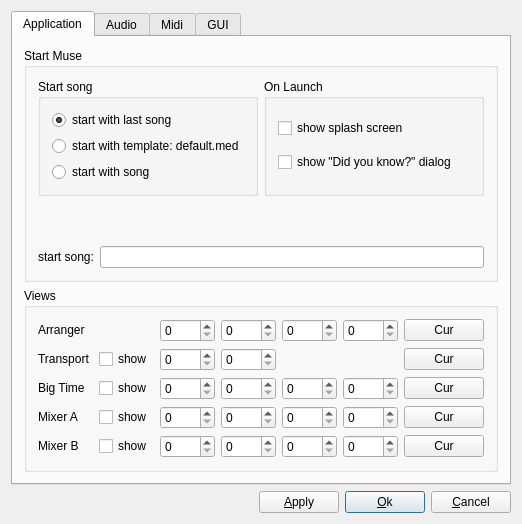
<?xml version="1.0" encoding="UTF-8"?>
<ui version="4.0">
 <class>GlobalSettingsDialogBase</class>
 <widget class="QDialog" name="GlobalSettingsDialogBase">
  <property name="geometry">
   <rect>
    <x>0</x>
    <y>0</y>
    <width>522</width>
    <height>518</height>
   </rect>
  </property>
  <property name="windowTitle">
   <string>MusE: Global Settings</string>
  </property>
  <layout class="QVBoxLayout">
   <property name="spacing">
    <number>6</number>
   </property>
   <property name="margin">
    <number>11</number>
   </property>
   <item>
    <widget class="QTabWidget" name="TabWidget2">
     <property name="sizePolicy">
      <sizepolicy hsizetype="Expanding" vsizetype="Preferred">
       <horstretch>0</horstretch>
       <verstretch>0</verstretch>
      </sizepolicy>
     </property>
     <property name="currentIndex">
      <number>0</number>
     </property>
     <widget class="QWidget" name="TabPage">
      <attribute name="title">
       <string>Application</string>
      </attribute>
      <layout class="QGridLayout">
       <item row="1" column="0">
        <widget class="QGroupBox" name="groupBox4">
         <property name="sizePolicy">
          <sizepolicy hsizetype="Preferred" vsizetype="Preferred">
           <horstretch>0</horstretch>
           <verstretch>0</verstretch>
          </sizepolicy>
         </property>
         <property name="title">
          <string>Views</string>
         </property>
         <layout class="QGridLayout">
          <item row="1" column="3">
           <widget class="QSpinBox" name="transportY">
            <property name="toolTip">
             <string>y-pos</string>
            </property>
            <property name="maximum">
             <number>9999</number>
            </property>
           </widget>
          </item>
          <item row="1" column="1">
           <widget class="QCheckBox" name="showTransport">
            <property name="text">
             <string>show</string>
            </property>
           </widget>
          </item>
          <item row="1" column="2">
           <widget class="QSpinBox" name="transportX">
            <property name="toolTip">
             <string>x-pos</string>
            </property>
            <property name="maximum">
             <number>9999</number>
            </property>
           </widget>
          </item>
          <item row="0" column="5">
           <widget class="QSpinBox" name="arrangerH">
            <property name="toolTip">
             <string>height</string>
            </property>
            <property name="maximum">
             <number>9999</number>
            </property>
           </widget>
          </item>
          <item row="0" column="4">
           <widget class="QSpinBox" name="arrangerW">
            <property name="toolTip">
             <string>width</string>
            </property>
            <property name="maximum">
             <number>9999</number>
            </property>
           </widget>
          </item>
          <item row="0" column="3">
           <widget class="QSpinBox" name="arrangerY">
            <property name="toolTip">
             <string>y-pos</string>
            </property>
            <property name="maximum">
             <number>9999</number>
            </property>
           </widget>
          </item>
          <item row="0" column="2">
           <widget class="QSpinBox" name="arrangerX">
            <property name="toolTip">
             <string>x-pos</string>
            </property>
            <property name="maximum">
             <number>9999</number>
            </property>
           </widget>
          </item>
          <item row="2" column="1">
           <widget class="QCheckBox" name="showBigtime">
            <property name="text">
             <string>show</string>
            </property>
           </widget>
          </item>
          <item row="2" column="2">
           <widget class="QSpinBox" name="bigtimeX">
            <property name="toolTip">
             <string>x-pos</string>
            </property>
            <property name="maximum">
             <number>9999</number>
            </property>
           </widget>
          </item>
          <item row="2" column="3">
           <widget class="QSpinBox" name="bigtimeY">
            <property name="toolTip">
             <string>y-pos</string>
            </property>
            <property name="maximum">
             <number>9999</number>
            </property>
           </widget>
          </item>
          <item row="2" column="4">
           <widget class="QSpinBox" name="bigtimeW">
            <property name="toolTip">
             <string>width</string>
            </property>
            <property name="maximum">
             <number>9999</number>
            </property>
           </widget>
          </item>
          <item row="2" column="5">
           <widget class="QSpinBox" name="bigtimeH">
            <property name="toolTip">
             <string>height</string>
            </property>
            <property name="maximum">
             <number>9999</number>
            </property>
           </widget>
          </item>
          <item row="3" column="1">
           <widget class="QCheckBox" name="showMixer">
            <property name="text">
             <string>show</string>
            </property>
           </widget>
          </item>
          <item row="4" column="1">
           <widget class="QCheckBox" name="showMixer2">
            <property name="text">
             <string>show</string>
            </property>
           </widget>
          </item>
          <item row="3" column="0">
           <widget class="QLabel" name="textLabel4">
            <property name="sizePolicy">
             <sizepolicy hsizetype="Preferred" vsizetype="Fixed">
              <horstretch>0</horstretch>
              <verstretch>0</verstretch>
             </sizepolicy>
            </property>
            <property name="text">
             <string>Mixer A</string>
            </property>
            <property name="wordWrap">
             <bool>false</bool>
            </property>
           </widget>
          </item>
          <item row="4" column="0">
           <widget class="QLabel" name="textLabel4_2">
            <property name="sizePolicy">
             <sizepolicy hsizetype="Preferred" vsizetype="Fixed">
              <horstretch>0</horstretch>
              <verstretch>0</verstretch>
             </sizepolicy>
            </property>
            <property name="text">
             <string>Mixer B</string>
            </property>
            <property name="wordWrap">
             <bool>false</bool>
            </property>
           </widget>
          </item>
          <item row="2" column="0">
           <widget class="QLabel" name="textLabel3">
            <property name="sizePolicy">
             <sizepolicy hsizetype="Preferred" vsizetype="Fixed">
              <horstretch>0</horstretch>
              <verstretch>0</verstretch>
             </sizepolicy>
            </property>
            <property name="text">
             <string>Big Time</string>
            </property>
            <property name="wordWrap">
             <bool>false</bool>
            </property>
           </widget>
          </item>
          <item row="0" column="0">
           <widget class="QLabel" name="textLabel1_3">
            <property name="sizePolicy">
             <sizepolicy hsizetype="Preferred" vsizetype="Fixed">
              <horstretch>0</horstretch>
              <verstretch>0</verstretch>
             </sizepolicy>
            </property>
            <property name="text">
             <string>Arranger</string>
            </property>
            <property name="wordWrap">
             <bool>false</bool>
            </property>
           </widget>
          </item>
          <item row="1" column="0">
           <widget class="QLabel" name="textLabel2">
            <property name="sizePolicy">
             <sizepolicy hsizetype="Preferred" vsizetype="Fixed">
              <horstretch>0</horstretch>
              <verstretch>0</verstretch>
             </sizepolicy>
            </property>
            <property name="text">
             <string>Transport</string>
            </property>
            <property name="wordWrap">
             <bool>false</bool>
            </property>
           </widget>
          </item>
          <item row="3" column="5">
           <widget class="QSpinBox" name="mixerH">
            <property name="toolTip">
             <string>height</string>
            </property>
            <property name="maximum">
             <number>9999</number>
            </property>
           </widget>
          </item>
          <item row="3" column="4">
           <widget class="QSpinBox" name="mixerW">
            <property name="toolTip">
             <string>width</string>
            </property>
            <property name="maximum">
             <number>9999</number>
            </property>
           </widget>
          </item>
          <item row="3" column="3">
           <widget class="QSpinBox" name="mixerY">
            <property name="toolTip">
             <string>y-pos</string>
            </property>
            <property name="maximum">
             <number>9999</number>
            </property>
           </widget>
          </item>
          <item row="3" column="2">
           <widget class="QSpinBox" name="mixerX">
            <property name="toolTip">
             <string>x-pos</string>
            </property>
            <property name="maximum">
             <number>9999</number>
            </property>
           </widget>
          </item>
          <item row="3" column="6">
           <widget class="QPushButton" name="setMixerCurrent">
            <property name="sizePolicy">
             <sizepolicy hsizetype="Minimum" vsizetype="Fixed">
              <horstretch>0</horstretch>
              <verstretch>0</verstretch>
             </sizepolicy>
            </property>
            <property name="toolTip">
             <string>set current values</string>
            </property>
            <property name="text">
             <string>Cur</string>
            </property>
           </widget>
          </item>
          <item row="4" column="5">
           <widget class="QSpinBox" name="mixer2H">
            <property name="toolTip">
             <string>height</string>
            </property>
            <property name="maximum">
             <number>9999</number>
            </property>
           </widget>
          </item>
          <item row="4" column="4">
           <widget class="QSpinBox" name="mixer2W">
            <property name="toolTip">
             <string>width</string>
            </property>
            <property name="maximum">
             <number>9999</number>
            </property>
           </widget>
          </item>
          <item row="4" column="3">
           <widget class="QSpinBox" name="mixer2Y">
            <property name="toolTip">
             <string>y-pos</string>
            </property>
            <property name="maximum">
             <number>9999</number>
            </property>
           </widget>
          </item>
          <item row="4" column="2">
           <widget class="QSpinBox" name="mixer2X">
            <property name="toolTip">
             <string>x-pos</string>
            </property>
            <property name="maximum">
             <number>9999</number>
            </property>
           </widget>
          </item>
          <item row="4" column="6">
           <widget class="QPushButton" name="setMixer2Current">
            <property name="sizePolicy">
             <sizepolicy hsizetype="Minimum" vsizetype="Fixed">
              <horstretch>0</horstretch>
              <verstretch>0</verstretch>
             </sizepolicy>
            </property>
            <property name="toolTip">
             <string>set current values</string>
            </property>
            <property name="text">
             <string>Cur</string>
            </property>
           </widget>
          </item>
          <item row="2" column="6">
           <widget class="QPushButton" name="setBigtimeCurrent">
            <property name="sizePolicy">
             <sizepolicy hsizetype="Preferred" vsizetype="Fixed">
              <horstretch>0</horstretch>
              <verstretch>0</verstretch>
             </sizepolicy>
            </property>
            <property name="toolTip">
             <string>set current values</string>
            </property>
            <property name="text">
             <string>Cur</string>
            </property>
           </widget>
          </item>
          <item row="0" column="6">
           <widget class="QPushButton" name="setArrangerCurrent">
            <property name="sizePolicy">
             <sizepolicy hsizetype="Preferred" vsizetype="Fixed">
              <horstretch>0</horstretch>
              <verstretch>0</verstretch>
             </sizepolicy>
            </property>
            <property name="toolTip">
             <string>set current values</string>
            </property>
            <property name="text">
             <string>Cur</string>
            </property>
           </widget>
          </item>
          <item row="1" column="6">
           <widget class="QPushButton" name="setTransportCurrent">
            <property name="sizePolicy">
             <sizepolicy hsizetype="Preferred" vsizetype="Fixed">
              <horstretch>0</horstretch>
              <verstretch>0</verstretch>
             </sizepolicy>
            </property>
            <property name="toolTip">
             <string>set current values</string>
            </property>
            <property name="text">
             <string>Cur</string>
            </property>
           </widget>
          </item>
         </layout>
        </widget>
       </item>
       <item row="0" column="0">
        <widget class="QGroupBox" name="groupBox3">
         <property name="title">
          <string>Start Muse</string>
         </property>
         <layout class="QGridLayout">
          <item row="0" column="0">
           <layout class="QGridLayout">
            <item row="1" column="0">
             <spacer name="spacer7_2">
              <property name="orientation">
               <enum>Qt::Vertical</enum>
              </property>
              <property name="sizeType">
               <enum>QSizePolicy::Expanding</enum>
              </property>
              <property name="sizeHint" stdset="0">
               <size>
                <width>20</width>
                <height>51</height>
               </size>
              </property>
             </spacer>
            </item>
            <item row="2" column="0" colspan="2">
             <layout class="QHBoxLayout">
              <item>
               <widget class="QLabel" name="textLabel1_2">
                <property name="text">
                 <string>start song:</string>
                </property>
                <property name="wordWrap">
                 <bool>false</bool>
                </property>
               </widget>
              </item>
              <item>
               <widget class="QLineEdit" name="startSongEntry"/>
              </item>
             </layout>
            </item>
            <item row="0" column="0">
             <widget class="QGroupBox" name="startSongBox">
              <property name="title">
               <string>Start song</string>
              </property>
              <layout class="QVBoxLayout" name="verticalLayout">
               <item>
                <widget class="QRadioButton" name="startLastButton">
                 <property name="text">
                  <string>start with last song</string>
                 </property>
                 <property name="checked">
                  <bool>true</bool>
                 </property>
                </widget>
               </item>
               <item>
                <widget class="QRadioButton" name="startEmptyButton">
                 <property name="sizePolicy">
                  <sizepolicy hsizetype="Minimum" vsizetype="Fixed">
                   <horstretch>0</horstretch>
                   <verstretch>0</verstretch>
                  </sizepolicy>
                 </property>
                 <property name="text">
                  <string>start with template: default.med</string>
                 </property>
                 <property name="checked">
                  <bool>false</bool>
                 </property>
                </widget>
               </item>
               <item>
                <widget class="QRadioButton" name="startSongButton">
                 <property name="text">
                  <string>start with song</string>
                 </property>
                </widget>
               </item>
              </layout>
             </widget>
            </item>
            <item row="0" column="1">
             <widget class="QGroupBox" name="startUpBox">
              <property name="title">
               <string>On Launch</string>
              </property>
              <layout class="QVBoxLayout" name="verticalLayout_2">
               <item>
                <widget class="QCheckBox" name="showSplash">
                 <property name="text">
                  <string>show splash screen</string>
                 </property>
                </widget>
               </item>
               <item>
                <widget class="QCheckBox" name="showDidYouKnow">
                 <property name="text">
                  <string>show &quot;Did you know?&quot; dialog</string>
                 </property>
                </widget>
               </item>
              </layout>
             </widget>
            </item>
            <item row="1" column="1">
             <spacer name="verticalSpacer">
              <property name="orientation">
               <enum>Qt::Vertical</enum>
              </property>
              <property name="sizeHint" stdset="0">
               <size>
                <width>20</width>
                <height>40</height>
               </size>
              </property>
             </spacer>
            </item>
           </layout>
          </item>
         </layout>
        </widget>
       </item>
      </layout>
     </widget>
     <widget class="QWidget" name="tab">
      <attribute name="title">
       <string>Audio</string>
      </attribute>
      <layout class="QGridLayout">
       <item row="0" column="0">
        <widget class="QGroupBox" name="GroupBox4">
         <property name="title">
          <string>Mixer</string>
         </property>
         <layout class="QGridLayout">
          <property name="margin">
           <number>11</number>
          </property>
          <property name="spacing">
           <number>6</number>
          </property>
          <item row="0" column="1">
           <widget class="QSpinBox" name="minSliderSelect">
            <property name="suffix">
             <string>dB</string>
            </property>
            <property name="minimum">
             <number>-100</number>
            </property>
            <property name="maximum">
             <number>0</number>
            </property>
            <property name="singleStep">
             <number>10</number>
            </property>
            <property name="value">
             <number>-60</number>
            </property>
           </widget>
          </item>
          <item row="1" column="0">
           <widget class="QLabel" name="TextLabel3_2">
            <property name="text">
             <string>min. Meter Value</string>
            </property>
            <property name="wordWrap">
             <bool>false</bool>
            </property>
           </widget>
          </item>
          <item row="0" column="0">
           <widget class="QLabel" name="TextLabel2_2">
            <property name="text">
             <string>min. Slider Val</string>
            </property>
            <property name="wordWrap">
             <bool>false</bool>
            </property>
           </widget>
          </item>
          <item row="1" column="1">
           <widget class="QSpinBox" name="minMeterSelect">
            <property name="suffix">
             <string>dB</string>
            </property>
            <property name="minimum">
             <number>-100</number>
            </property>
            <property name="maximum">
             <number>0</number>
            </property>
            <property name="singleStep">
             <number>10</number>
            </property>
            <property name="value">
             <number>-60</number>
            </property>
           </widget>
          </item>
          <item row="2" column="0">
           <widget class="QLabel" name="freewheelLabel">
            <property name="text">
             <string>Use Jack freewheel mode if possible.
(Speeds up bounce operations).</string>
            </property>
            <property name="wordWrap">
             <bool>false</bool>
            </property>
           </widget>
          </item>
          <item row="3" column="1">
           <widget class="QCheckBox" name="denormalCheckBox">
            <property name="text">
             <string/>
            </property>
           </widget>
          </item>
          <item row="2" column="1">
           <widget class="QCheckBox" name="freewheelCheckBox">
            <property name="text">
             <string/>
            </property>
           </widget>
          </item>
          <item row="3" column="0">
           <widget class="QLabel" name="textLabel1_5">
            <property name="text">
             <string>Enable denormal protection</string>
            </property>
            <property name="wordWrap">
             <bool>false</bool>
            </property>
           </widget>
          </item>
          <item row="4" column="0">
           <widget class="QLabel" name="textLabel1_5_2">
            <property name="text">
             <string>Enable output limiter</string>
            </property>
            <property name="wordWrap">
             <bool>false</bool>
            </property>
           </widget>
          </item>
          <item row="4" column="1">
           <widget class="QCheckBox" name="outputLimiterCheckBox">
            <property name="text">
             <string/>
            </property>
           </widget>
          </item>
          <item row="5" column="0">
           <widget class="QLabel" name="vstInPlaceTextLabel">
            <property name="text">
             <string>Enable in-place processing for VST plugins.
(Requires restart.)</string>
            </property>
            <property name="wordWrap">
             <bool>false</bool>
            </property>
           </widget>
          </item>
          <item row="5" column="1">
           <widget class="QCheckBox" name="vstInPlaceCheckBox">
            <property name="whatsThis">
             <string>Turn this off if VST Ladspa effect rack plugins do not work or feedback loudly, even if they are supposed to be in-place capable.</string>
            </property>
            <property name="text">
             <string/>
            </property>
           </widget>
          </item>
         </layout>
        </widget>
       </item>
       <item row="1" column="0">
        <widget class="QGroupBox" name="groupBox13">
         <property name="title">
          <string>External Waveditor</string>
         </property>
         <layout class="QGridLayout">
          <item row="0" column="0">
           <layout class="QGridLayout">
            <item row="0" column="0">
             <layout class="QHBoxLayout">
              <item>
               <widget class="QLabel" name="textLabel2_2">
                <property name="sizePolicy">
                 <sizepolicy hsizetype="Preferred" vsizetype="Preferred">
                  <horstretch>1</horstretch>
                  <verstretch>0</verstretch>
                 </sizepolicy>
                </property>
                <property name="text">
                 <string>External Waveditor command</string>
                </property>
                <property name="wordWrap">
                 <bool>false</bool>
                </property>
               </widget>
              </item>
              <item>
               <spacer name="spacer13">
                <property name="orientation">
                 <enum>Qt::Horizontal</enum>
                </property>
                <property name="sizeType">
                 <enum>QSizePolicy::Expanding</enum>
                </property>
                <property name="sizeHint" stdset="0">
                 <size>
                  <width>60</width>
                  <height>23</height>
                 </size>
                </property>
               </spacer>
              </item>
              <item>
               <widget class="QLineEdit" name="externalWavEditorSelect">
                <property name="sizePolicy">
                 <sizepolicy hsizetype="Expanding" vsizetype="Fixed">
                  <horstretch>2</horstretch>
                  <verstretch>0</verstretch>
                 </sizepolicy>
                </property>
               </widget>
              </item>
             </layout>
            </item>
            <item row="1" column="0">
             <widget class="QLabel" name="textLabel1_6">
              <property name="font">
               <font>
                <pointsize>8</pointsize>
               </font>
              </property>
              <property name="text">
               <string>Note: External editor opened from the internal editor.</string>
              </property>
              <property name="wordWrap">
               <bool>false</bool>
              </property>
             </widget>
            </item>
           </layout>
          </item>
         </layout>
        </widget>
       </item>
       <item row="2" column="0">
        <widget class="QGroupBox" name="dummyAudioGroupBox">
         <property name="title">
          <string>Dummy Audio Driver (settings require restart)</string>
         </property>
         <layout class="QGridLayout">
          <item row="0" column="0">
           <widget class="QLabel" name="dummyAudioRateLabel">
            <property name="text">
             <string>Preferred sample rate</string>
            </property>
            <property name="wordWrap">
             <bool>false</bool>
            </property>
           </widget>
          </item>
          <item row="0" column="1">
           <widget class="QSpinBox" name="dummyAudioRate">
            <property name="whatsThis">
             <string>Actual rate used depends on limitations of
 timer used. If a high rate timer is available,
 short periods can be used with high sample rates. 
Period affects midi playback resolution. 
Shorter periods are desirable.</string>
            </property>
            <property name="suffix">
             <string>Hz</string>
            </property>
            <property name="minimum">
             <number>3000</number>
            </property>
            <property name="maximum">
             <number>200000</number>
            </property>
            <property name="singleStep">
             <number>10</number>
            </property>
            <property name="value">
             <number>44100</number>
            </property>
           </widget>
          </item>
          <item row="1" column="0">
           <widget class="QLabel" name="dummyAudioRealRateLabel">
            <property name="text">
             <string>Actual rate used now (dummy or not):</string>
            </property>
            <property name="wordWrap">
             <bool>false</bool>
            </property>
           </widget>
          </item>
          <item row="1" column="1">
           <widget class="QLabel" name="dummyAudioRealRate">
            <property name="text">
             <string>---</string>
            </property>
            <property name="wordWrap">
             <bool>false</bool>
            </property>
           </widget>
          </item>
          <item row="2" column="0">
           <widget class="QLabel" name="dummyAudioSizeLabel">
            <property name="text">
             <string>Period size (Frames per period):</string>
            </property>
            <property name="wordWrap">
             <bool>false</bool>
            </property>
           </widget>
          </item>
          <item row="2" column="1">
           <widget class="QComboBox" name="dummyAudioSize">
            <item>
             <property name="text">
              <string>16</string>
             </property>
            </item>
            <item>
             <property name="text">
              <string>32</string>
             </property>
            </item>
            <item>
             <property name="text">
              <string>64</string>
             </property>
            </item>
            <item>
             <property name="text">
              <string>128</string>
             </property>
            </item>
            <item>
             <property name="text">
              <string>256</string>
             </property>
            </item>
            <item>
             <property name="text">
              <string>512</string>
             </property>
            </item>
            <item>
             <property name="text">
              <string>1024</string>
             </property>
            </item>
            <item>
             <property name="text">
              <string>2048</string>
             </property>
            </item>
           </widget>
          </item>
         </layout>
        </widget>
       </item>
      </layout>
     </widget>
     <widget class="QWidget" name="tab2">
      <attribute name="title">
       <string>Midi</string>
      </attribute>
      <layout class="QVBoxLayout">
       <property name="spacing">
        <number>6</number>
       </property>
       <property name="margin">
        <number>11</number>
       </property>
       <item>
        <widget class="QGroupBox" name="GroupBox2">
         <property name="title">
          <string>Ticks</string>
         </property>
         <layout class="QGridLayout" name="gridLayout9">
          <item row="0" column="0">
           <widget class="QLabel" name="TextLabel3">
            <property name="text">
             <string>RTC Resolution
(Ticks/Sec)</string>
            </property>
            <property name="wordWrap">
             <bool>false</bool>
            </property>
           </widget>
          </item>
          <item row="0" column="1">
           <widget class="QComboBox" name="rtcResolutionSelect">
            <item>
             <property name="text">
              <string>1024</string>
             </property>
            </item>
            <item>
             <property name="text">
              <string>2048</string>
             </property>
            </item>
            <item>
             <property name="text">
              <string>4096</string>
             </property>
            </item>
            <item>
             <property name="text">
              <string>8192</string>
             </property>
            </item>
            <item>
             <property name="text">
              <string>16384</string>
             </property>
            </item>
            <item>
             <property name="text">
              <string>32768</string>
             </property>
            </item>
           </widget>
          </item>
          <item row="1" column="0">
           <widget class="QLabel" name="midiResLabel">
            <property name="text">
             <string>Midi Resolution
(Ticks/Quarternote)</string>
            </property>
            <property name="wordWrap">
             <bool>false</bool>
            </property>
           </widget>
          </item>
          <item row="1" column="1">
           <widget class="QComboBox" name="midiDivisionSelect">
            <property name="currentIndex">
             <number>3</number>
            </property>
            <item>
             <property name="text">
              <string>48</string>
             </property>
            </item>
            <item>
             <property name="text">
              <string>96</string>
             </property>
            </item>
            <item>
             <property name="text">
              <string>192</string>
             </property>
            </item>
            <item>
             <property name="text">
              <string>384</string>
             </property>
            </item>
            <item>
             <property name="text">
              <string>768</string>
             </property>
            </item>
            <item>
             <property name="text">
              <string>1536</string>
             </property>
            </item>
            <item>
             <property name="text">
              <string>3072</string>
             </property>
            </item>
            <item>
             <property name="text">
              <string>6144</string>
             </property>
            </item>
            <item>
             <property name="text">
              <string>12288</string>
             </property>
            </item>
           </widget>
          </item>
          <item row="2" column="0">
           <widget class="QLabel" name="TextLabel4">
            <property name="text">
             <string>Displayed Resolution
(Ticks/Quarternote)</string>
            </property>
            <property name="wordWrap">
             <bool>false</bool>
            </property>
           </widget>
          </item>
          <item row="2" column="1">
           <widget class="QComboBox" name="guiDivisionSelect">
            <property name="currentIndex">
             <number>3</number>
            </property>
            <item>
             <property name="text">
              <string>48</string>
             </property>
            </item>
            <item>
             <property name="text">
              <string>96</string>
             </property>
            </item>
            <item>
             <property name="text">
              <string>192</string>
             </property>
            </item>
            <item>
             <property name="text">
              <string>384</string>
             </property>
            </item>
            <item>
             <property name="text">
              <string>768</string>
             </property>
            </item>
            <item>
             <property name="text">
              <string>1536</string>
             </property>
            </item>
            <item>
             <property name="text">
              <string>3072</string>
             </property>
            </item>
            <item>
             <property name="text">
              <string>6144</string>
             </property>
            </item>
            <item>
             <property name="text">
              <string>12288</string>
             </property>
            </item>
           </widget>
          </item>
          <item row="3" column="0">
           <widget class="QLabel" name="TextLabel3_4">
            <property name="text">
             <string>Instruments Directory</string>
            </property>
           </widget>
          </item>
          <item row="3" column="1">
           <widget class="QLineEdit" name="userInstrumentsPath"/>
          </item>
          <item row="3" column="2">
           <widget class="QPushButton" name="selectInstrumentsDirButton">
            <property name="text">
             <string/>
            </property>
           </widget>
          </item>
          <item row="3" column="3">
           <widget class="QPushButton" name="defaultInstrumentsDirButton">
            <property name="text">
             <string/>
            </property>
           </widget>
          </item>
         </layout>
        </widget>
       </item>
      </layout>
     </widget>
     <widget class="QWidget" name="tab3">
      <attribute name="title">
       <string>GUI</string>
      </attribute>
      <layout class="QVBoxLayout" name="verticalLayout_3">
       <property name="spacing">
        <number>6</number>
       </property>
       <property name="margin">
        <number>11</number>
       </property>
       <item>
        <widget class="QGroupBox" name="groupBox">
         <property name="title">
          <string>Behavior</string>
         </property>
         <layout class="QGridLayout" name="gridLayout_2" columnminimumwidth="280,0,0">
          <property name="margin">
           <number>11</number>
          </property>
          <property name="spacing">
           <number>6</number>
          </property>
          <item row="0" column="0">
           <widget class="QLabel" name="TextLabel1">
            <property name="text">
             <string>GUI Refresh Rate</string>
            </property>
            <property name="wordWrap">
             <bool>false</bool>
            </property>
           </widget>
          </item>
          <item row="0" column="1" colspan="2">
           <widget class="QSpinBox" name="guiRefreshSelect">
            <property name="suffix">
             <string>/sec</string>
            </property>
            <property name="minimum">
             <number>2</number>
            </property>
            <property name="maximum">
             <number>100</number>
            </property>
            <property name="value">
             <number>20</number>
            </property>
           </widget>
          </item>
          <item row="1" column="0">
           <widget class="QLabel" name="textLabel1_4">
            <property name="text">
             <string>Use old-style stop shortcut:</string>
            </property>
            <property name="wordWrap">
             <bool>false</bool>
            </property>
           </widget>
          </item>
          <item row="2" column="0">
           <widget class="QLabel" name="textLabel1_4_2">
            <property name="text">
             <string>Move single armed track with selection</string>
            </property>
            <property name="wordWrap">
             <bool>false</bool>
            </property>
           </widget>
          </item>
          <item row="2" column="1">
           <widget class="QCheckBox" name="moveArmedCheckBox">
            <property name="sizePolicy">
             <sizepolicy hsizetype="Fixed" vsizetype="Fixed">
              <horstretch>0</horstretch>
              <verstretch>0</verstretch>
             </sizepolicy>
            </property>
            <property name="text">
             <string/>
            </property>
           </widget>
          </item>
          <item row="1" column="1">
           <widget class="QCheckBox" name="oldStyleStopCheckBox">
            <property name="sizePolicy">
             <sizepolicy hsizetype="Fixed" vsizetype="Fixed">
              <horstretch>0</horstretch>
              <verstretch>0</verstretch>
             </sizepolicy>
            </property>
            <property name="text">
             <string/>
            </property>
           </widget>
          </item>
         </layout>
        </widget>
       </item>
      </layout>
     </widget>
    </widget>
   </item>
   <item>
    <layout class="QHBoxLayout">
     <property name="spacing">
      <number>6</number>
     </property>
     <property name="margin">
      <number>0</number>
     </property>
     <item>
      <spacer name="Spacer1">
       <property name="orientation">
        <enum>Qt::Horizontal</enum>
       </property>
       <property name="sizeType">
        <enum>QSizePolicy::Expanding</enum>
       </property>
       <property name="sizeHint" stdset="0">
        <size>
         <width>20</width>
         <height>20</height>
        </size>
       </property>
      </spacer>
     </item>
     <item>
      <widget class="QPushButton" name="applyButton">
       <property name="text">
        <string>&amp;Apply</string>
       </property>
      </widget>
     </item>
     <item>
      <widget class="QPushButton" name="okButton">
       <property name="text">
        <string>&amp;Ok</string>
       </property>
       <property name="default">
        <bool>true</bool>
       </property>
      </widget>
     </item>
     <item>
      <widget class="QPushButton" name="cancelButton">
       <property name="text">
        <string>&amp;Cancel</string>
       </property>
      </widget>
     </item>
    </layout>
   </item>
  </layout>
 </widget>
 <layoutdefault spacing="6" margin="11"/>
 <resources/>
 <connections/>
</ui>
